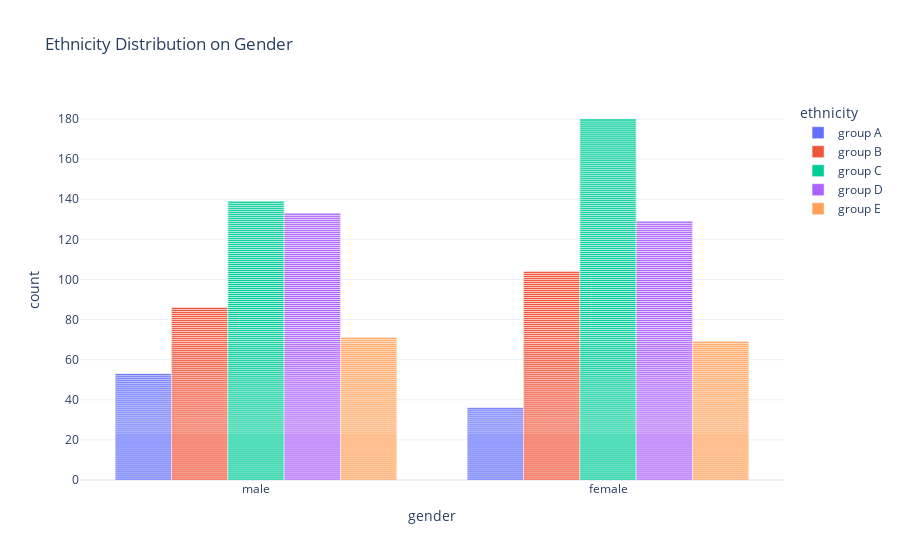

The cell this chart's notebook holds for it:
### Markdown cell above
Distribution of Ethenticity.
Beautification also can be taken care. Some theme can be privided using `template` parameter, you can use the theme template they provides for example `ploty_dark` or `plotly_white` . Theme can be checked in Plotly -express documentation. at this one I'll use my favorite `plotly_white`. 

Then if you noticed the order of their group is ungroup, we can reorder with `category_order` parameter that can accept dictionary. It will automaticly detect and order your category if you give correct category.

### Code cell
fig = px.bar(df,
             x= 'gender',
             color='ethnicity',
             template='plotly_white', 
             barmode='group',
             category_orders={'ethnicity':["group A","group B","group C","group D","group E"]},
             title= "Ethnicity Distribution on Gender")
fig.show()

### Figure 1 — Plotly figure (JSON) as saved in the notebook; plotly's stock layout.template omitted (floating-point values rounded to 4 significant figures; data arrays with more than 128 entries replaced by an {"elided": "..."} marker saying what was removed)
{"data": [{"alignmentgroup": "True", "hovertemplate": "ethnicity=group A<br>gender=%{x}<br>count=%{y}<extra></extra>", "legendgroup": "group A", "marker": {"color": "#636efa", "pattern": {"shape": ""}}, "name": "group A", "offsetgroup": "group A", "orientation": "v", "showlegend": true, "textposition": "auto", "type": "bar", "x": ["male", "male", "female", "male", "female", "male", "male", "female", "male", "male", "female", "male", "female", "male", "male", "male", "male", "male", "male", "male", "male", "male", "male", "male", "male", "female", "female", "male", "female", "male", "male", "female", "female", "male", "female", "female", "male", "male", "male", "female", "male", "male", "female", "male", "male", "male", "female", "male", "male", "male", "female", "female", "male", "male", "female", "male", "male", "female", "female", "male", "female", "male", "male", "male", "female", "male", "female", "male", "male", "male", "female", "female", "female", "male", "female", "female", "female", "female", "female", "male", "male", "female", "male", "female", "female", "female", "male", "female", "male"], "xaxis": "x", "y": [1, 1, 1, 1, 1, 1, 1, 1, 1, 1, 1, 1, 1, 1, 1, 1, 1, 1, 1, 1, 1, 1, 1, 1, 1, 1, 1, 1, 1, 1, 1, 1, 1, 1, 1, 1, 1, 1, 1, 1, 1, 1, 1, 1, 1, 1, 1, 1, 1, 1, 1, 1, 1, 1, 1, 1, 1, 1, 1, 1, 1, 1, 1, 1, 1, 1, 1, 1, 1, 1, 1, 1, 1, 1, 1, 1, 1, 1, 1, 1, 1, 1, 1, 1, 1, 1, 1, 1, 1], "yaxis": "y"}, {"alignmentgroup": "True", "hovertemplate": "ethnicity=group B<br>gender=%{x}<br>count=%{y}<extra></extra>", "legendgroup": "group B", "marker": {"color": "#EF553B", "pattern": {"shape": ""}}, "name": "group B", "offsetgroup": "group B", "orientation": "v", "showlegend": true, "textposition": "auto", "type": "bar", "x": {"elided": "190 str values"}, "xaxis": "x", "y": {"elided": "190 int values"}, "yaxis": "y"}, {"alignmentgroup": "True", "hovertemplate": "ethnicity=group C<br>gender=%{x}<br>count=%{y}<extra></extra>", "legendgroup": "group C", "marker": {"color": "#00cc96", "pattern": {"shape": ""}}, "name": "group C", "offsetgroup": "group C", "orientation": "v", "showlegend": true, "textposition": "auto", "type": "bar", "x": {"elided": "319 str values"}, "xaxis": "x", "y": {"elided": "319 int values"}, "yaxis": "y"}, {"alignmentgroup": "True", "hovertemplate": "ethnicity=group D<br>gender=%{x}<br>count=%{y}<extra></extra>", "legendgroup": "group D", "marker": {"color": "#ab63fa", "pattern": {"shape": ""}}, "name": "group D", "offsetgroup": "group D", "orientation": "v", "showlegend": true, "textposition": "auto", "type": "bar", "x": {"elided": "262 str values"}, "xaxis": "x", "y": {"elided": "262 int values"}, "yaxis": "y"}, {"alignmentgroup": "True", "hovertemplate": "ethnicity=group E<br>gender=%{x}<br>count=%{y}<extra></extra>", "legendgroup": "group E", "marker": {"color": "#FFA15A", "pattern": {"shape": ""}}, "name": "group E", "offsetgroup": "group E", "orientation": "v", "showlegend": true, "textposition": "auto", "type": "bar", "x": {"elided": "140 str values"}, "xaxis": "x", "y": {"elided": "140 int values"}, "yaxis": "y"}], "layout": {"barmode": "group", "legend": {"title": {"text": "ethnicity"}, "tracegroupgap": 0}, "title": {"text": "Ethnicity Distribution on Gender"}, "xaxis": {"anchor": "y", "domain": [0, 1], "title": {"text": "gender"}}, "yaxis": {"anchor": "x", "domain": [0, 1], "title": {"text": "count"}}}}
